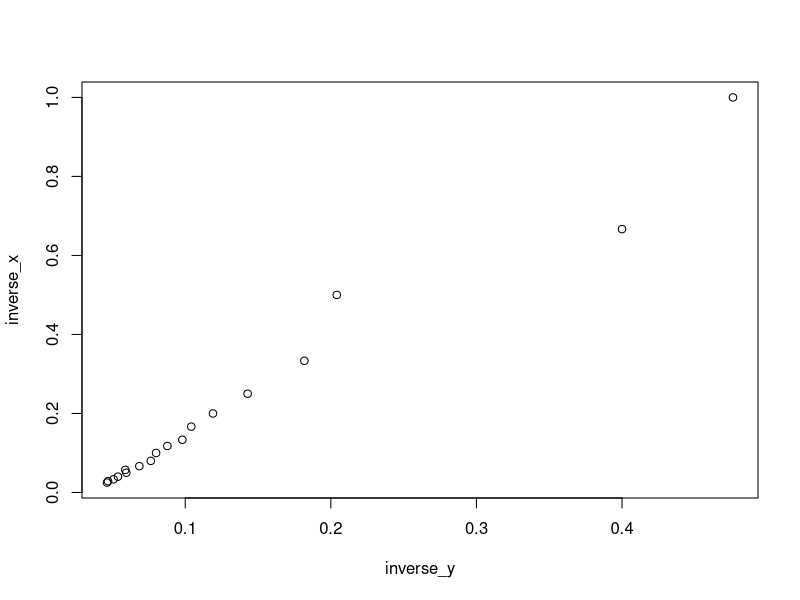
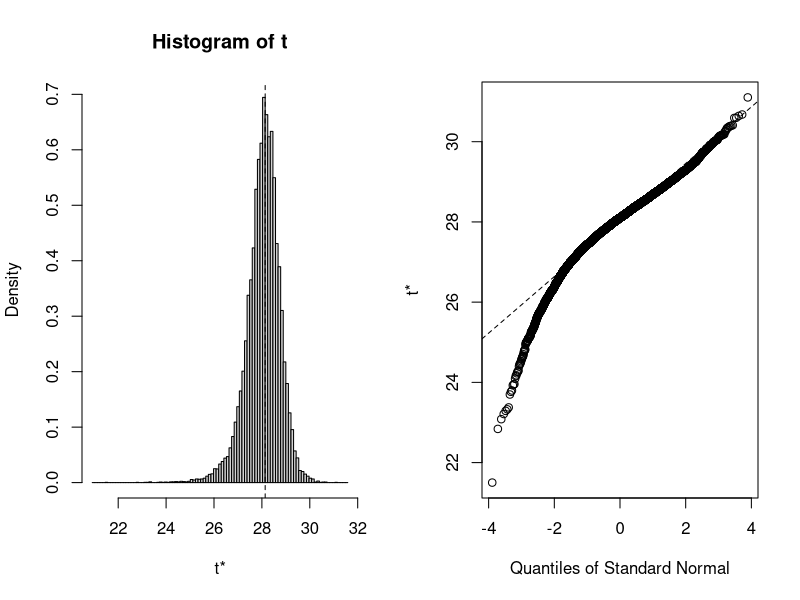
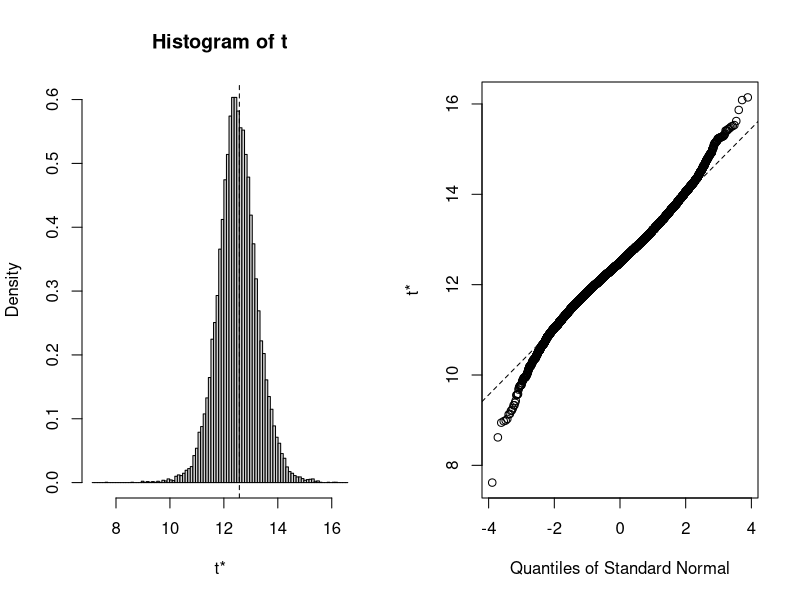
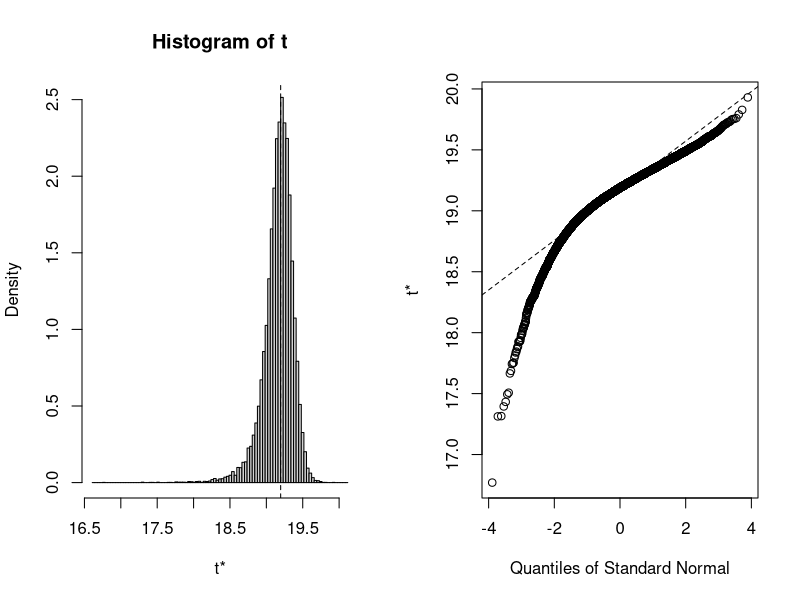
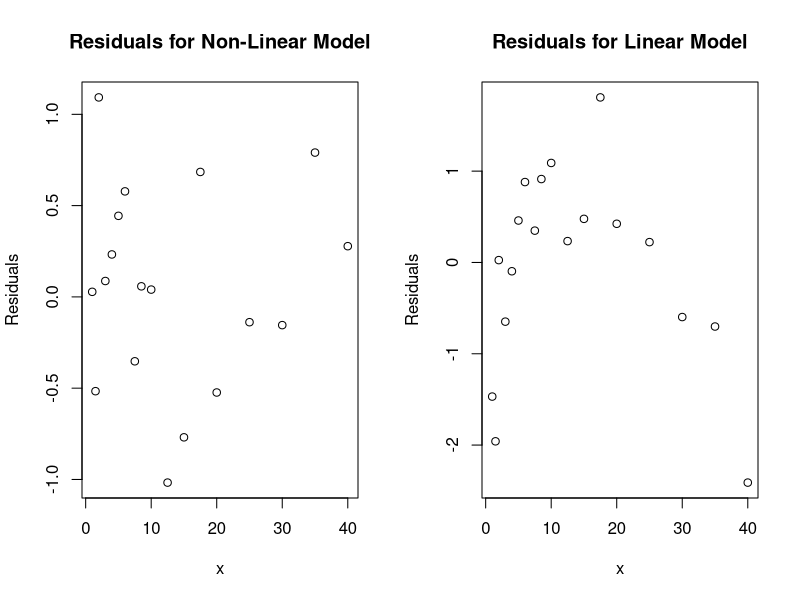

R code for these plots, in order:
## ---- chunk 1
knitr::opts_chunk$set(echo = TRUE)
## ---- chunk 2
enzyme = read.csv('HW1_data.csv', sep=',') # Read in data
enzyme = enzyme[1:2] # Remove empty columns
str(enzyme)
## ---- chunk 3
# First create transformed variables
enzyme['inverse_y'] = 1/enzyme$y
enzyme['inverse_x'] = 1/enzyme$x
head(enzyme)
## ---- chunk 4
# Now we fit a linear model
fit = lm(inverse_y ~ inverse_x, data = enzyme)
summary(fit)
## ---- chunk 5
plot(enzyme[3:4])
## ---- chunk 6
beta0 = fit$coefficients[[1]]
beta1 = fit$coefficients[[2]]
print("These are the beta values from linear regression")
beta0; beta1
# Initial guesses for gamma parameters
gamma0 = 1/beta0
gamma1 = beta1/beta0
gammaStart = c(gamma0, gamma1)
print("These are our initial guesses based on them")
gammaStart
## ---- chunk 7
y = enzyme[1]
x = enzyme[2]
## ---- chunk 8
# Defining our parametric model as a function, which returns SSE
print("Encoding non-linear model as function")
model <- function(gamma){
  yhat = gamma[1]*x / (gamma[2]+x)
  sum((y-yhat)^2) # Return SSE
}
model
## ---- chunk 9
print("Applying nlm() to model")
optimizer = nlm(model, p = gammaStart, hessian = TRUE)
optimizer
## ---- chunk 10
# These are the estimates for the Gamma parameters, which give the lowest SSE i.e. these are the MLE estimates
print('These are the estimates for the Gamma parameters, which give the lowest SSE i.e. these are the MLE estimates')
optimizer$estimate
## ---- chunk 11
enzyme = read.csv('HW1_data.csv', sep=',') # Read in data
enzyme = enzyme[1:2] # Remove empty columns
x1<-enzyme$x;y<-enzyme$y

# Using nls() to compute best gamma parameters, which minimize SSE
print('Using nls() to compute best gamma parameters, which minimize SSE')
fn2 <- function(x1,p) {p[1]*x1 / (p[2]+x1)}
out2<-nls(y~fn2(x1,p),start=list(p=gammaStart),trace=TRUE)
summary(out2)
## ---- chunk 12
print('These are the estimates for the gamma parameters')
out2$m$getPars()
## ---- chunk 13
# To get the Information matrix, we need to first find the MSE
MSE = optimizer$minimum/(length(y)-length(optimizer$estimate)) # SSE / df = SSE / (n - p)
MSE
## ---- chunk 14
# We also need the Hessian
Hessian = optimizer$hessian # This is the Hessian
Hessian
## ---- chunk 15
# Below we find the observer Information matrix
InfoMatrix = Hessian/2/MSE
InfoMatrix
## ---- chunk 16
# The covariance matrix for the gamma parameters is the inverse of the information matrix
CovGamma = solve(InfoMatrix)
CovGamma
## ---- chunk 17
# The standard errors of the parameters are the sqrt() of the diagonal entries in the covariance matrix
SE = sqrt(diag(CovGamma))
SE
## ---- chunk 18
vcov(out2) # Covariance matrix based on nls() output
## ---- chunk 19
sqrt(diag(vcov(out2))) # The SE for the parameters
## ---- chunk 20
z = 1.96
# Estimates for gamma0
L.gamma0 = optimizer$estimate[1] - z * SE[1]
U.gamma0 = optimizer$estimate[1] + z * SE[1]
# Estimates for gamma1
L.gamma1 = optimizer$estimate[2] - z * SE[2]
U.gamma1 = optimizer$estimate[2] + z * SE[2]
# These are the confidence intervals for the two variables
c(L.gamma0, U.gamma0)
c(L.gamma1, U.gamma1)
## ---- chunk 21
confint.default(out2) # CI based on nls() output
## ---- chunk 22
# install.packages('boot')
set.seed(32)
library(boot)
enzyme = read.csv('HW1_data.csv', sep=',') # Read in data
enzyme = enzyme[1:2] # Remove empty columns
# First we define the function, which produces the statistics we are interested in
# In this case estimates for the gamma parameters
enzymeFit<-function(Z,i,gammaInitial) {
   Zboot<-Z[i,]
   x<-Zboot[[2]];y<-Zboot[[1]]
   model <- function(gamma){
      yhat = gamma[1]*x / (gamma[2]+x)
      sum((y-yhat)^2) # Return SSE
      }
   out<-nlm(model,p=gammaInitial)
   gamma <-out$estimate #parameter estimates
}  
## ---- chunk 23
# Now we pass that statistics function to the boot command
enzymeBoot = boot(enzyme, enzymeFit, R = 20000, gammaInitial = gammaStart) # gammaStart: results from Lin. Regression
enzymeBoot
## ---- chunk 24
# We see that the estimates match, as expected!
enzymeBoot$t0
optimizer$estimate
## ---- chunk 25
enzymeCovMatrix = cov(enzymeBoot$t)
enzymeCovMatrix
## ---- chunk 26
plot(enzymeBoot, index = 1)
## ---- chunk 27
plot(enzymeBoot, index = 2)
## ---- chunk 28
# Finding the SE for gamma0 & gamma1
enzymeBootStrapSE = sqrt(diag(enzymeCovMatrix))
enzymeBootStrapSE
## ---- chunk 29
z = 1.96
Bootstrap.L.gamma0 = enzymeBoot$t0[1] - z*enzymeBootStrapSE[1]
Bootstrap.L.gamma1 = enzymeBoot$t0[2] - z*enzymeBootStrapSE[2]
Bootstrap.U.gamma0 = enzymeBoot$t0[1] + z*enzymeBootStrapSE[1]
Bootstrap.U.gamma1 = enzymeBoot$t0[2] + z*enzymeBootStrapSE[2]
# Crude (Normal) Confidence interval for gamma0 from Bootstrap results
print('Crude (Normal) Confidence interval for gamma0 from Bootstrap results')
c(Bootstrap.L.gamma0 , Bootstrap.U.gamma0 )
# Crude (Normal) Confidence interval for gamma1 from Bootstrap results
print('Crude (Normal) Confidence interval for gamma1 from Bootstrap results')
c(Bootstrap.L.gamma1 , Bootstrap.U.gamma1 )
## ---- chunk 30
print('These are our original estimates. Clearly, they fall within the CIs above')
enzymeBoot$t0
## ---- chunk 31
# Gamma0
print('For Gamma0')
boot.ci(enzymeBoot, conf = .95, index = 1, type = 'basic')
## ---- chunk 32
# Gamma1
print('For Gamma1')
boot.ci(enzymeBoot, conf = .95, index = 2, type = 'basic')
## ---- chunk 33
set.seed(32)
library(boot)
enzyme = read.csv('HW1_data.csv', sep=',') # Read in data
enzyme = enzyme[1:2] # Remove empty columns
# First we define the function, which produces the statistics we are interested in
# In this case estimates for the gamma parameters
enzymeFit<-function(Z, i, gammaInitial, x_pred) { # Note the additional argument x_pred
   Zboot<-Z[i,]
   x<-Zboot[[2]];y<-Zboot[[1]]
   model <- function(gamma){
      yhat = gamma[1]*x / (gamma[2]+x)
      sum((y-yhat)^2) # Return SSE
      }
   out<-nlm(model,p=gammaInitial)
   gamma <-out$estimate #parameter estimates
   # This line has been added to modify the enzymeFit function and therefore the contents of the Bootstrap object
   y_pred <- gamma[1]*x_pred / (gamma[2]+x_pred)
}  
## ---- chunk 34
enzymeBoot = boot(enzyme, enzymeFit, R = 20000, gammaInitial = gammaStart, x_pred = 27)
enzymeBoot
## ---- chunk 35
# The SE for the prediction is
Bootstrap.SE.y_pred = sd(enzymeBoot$t)
Bootstrap.SE.y_pred 
## ---- chunk 36
# Calculating the CI for the predictable part i.e. g(x, gamma)
boot.ci(enzymeBoot, conf = .95, type = c("norm","basic"))
## ---- chunk 37
# This is a plot for our predictions i.e. for y_hat
plot(enzymeBoot)
## ---- chunk 38
y_pred.SE = sqrt( var(enzymeBoot$t) + MSE ) # The standard error for a future observation
g.hat = enzymeBoot$t0 # This is our MLE estimate for the parameters 
# (It's derived from the bootstrap object, but it is the same as the numerical derivation of the MLEs)
c(g.hat - qnorm(.975)*y_pred.SE, g.hat + qnorm(.975)*y_pred.SE)
## ---- chunk 39
enzyme = read.csv('HW1_data.csv', sep=',') # Read in data
enzyme = enzyme[1:2] # Remove empty columns
## ---- chunk 40
enzyme.sqrt.fit = lm(y~sqrt(x), data = enzyme)
summary(enzyme.sqrt.fit)
## ---- chunk 41
y = enzyme[1]
x = enzyme[2]
n = nrow(y)

AIC.sqrt = -2*as.numeric(logLik(enzyme.sqrt.fit))/n + 2*2/n
AIC.sqrt # This is AIC for the newly proposed model with sqrt(x)
## ---- chunk 42
AIC.model = -2*logLik(out2)/n +2*2/n # Using the output from the nls(), because it works with logLik
AIC.model
## ---- chunk 43
# Note, our seed has been set to 32 somewhere above.
# Function for creating random index shuffling
CVInd <- function(n,K) {  #n is sample size; K is number of parts; returns K-length list of indices for each part
   m<-floor(n/K)  #approximate size of each part
   r<-n-m*K  
   I<-sample(n,n)  #random reordering of the indices
   Ind<-list()  #will be list of indices for all K parts
   length(Ind)<-K
   for (k in 1:K) {
      if (k <= r) kpart <- ((m+1)*(k-1)+1):((m+1)*k)  
         else kpart<-((m+1)*r+m*(k-r-1)+1):((m+1)*r+m*(k-r))
      Ind[[k]] <- I[kpart]  #indices for kth part of data
   }
   Ind
}
## ---- chunk 44
names(enzyme.sqrt.fit$coefficients)<-NULL
betaStart = enzyme.sqrt.fit$coefficients # Getting the parameter estimates from lm() call as first guess for fitting in CV
betaStart
## ---- chunk 45
Nrep<-20 #number of replicates of CV
K<-n  #K-fold CV on each replicate
n.models = 2 #number of different models to fit and compare
FitFun1 <- function(x1,p) p[1]*x1/(p[2]+x1)
FitFun2 <- function(x1,p) p[1]+p[2]*sqrt(x1)
n=nrow(enzyme)
y<-enzyme$y
yhat=matrix(0,n,n.models)
MSE<-matrix(0,Nrep,n.models)
## ---- chunk 46
for (j in 1:Nrep) {
  Ind<-CVInd(n,K)
  yhat=matrix(0,n,n.models)
  for (k in 1:K) {
     out<-nls(y~FitFun1(x,p),data=enzyme[-Ind[[k]],],start=list(p=gammaStart))
     yhat[Ind[[k]],1]<-as.numeric(predict(out,enzyme[Ind[[k]],]))
     out<-nls(y~FitFun2(x,p),data=enzyme[-Ind[[k]],],start=list(p=betaStart))
     yhat[Ind[[k]],2]<-as.numeric(predict(out,enzyme[Ind[[k]],]))
  } #end of k loop
  MSE[j,]=apply(yhat,2,function(x) sum((y-x)^2))/n
} #end of j loop
MSE
MSEAve<- apply(MSE,2,mean); MSEAve #averaged mean square CV error
MSEsd <- apply(MSE,2,sd); MSEsd   #SD of mean square CV error
r2<-1-MSEAve/var(y); r2  #CV r^2
## ---- chunk 47
non.lin.residuals = y - yhat[,1]
lin.residuals = y - yhat[,2]
print('Non-linear Residuals')
non.lin.residuals
print('Linear Residuals')
lin.residuals
print(' This is x')
x = x[[1]]
x
## ---- chunk 48
par(mfrow=c(1,2))
plot(x, non.lin.residuals,xlab = 'x', ylab = 'Residuals', main = 'Residuals for Non-Linear Model')
plot(x, lin.residuals,xlab = 'x', ylab = 'Residuals', main = 'Residuals for Linear Model')
